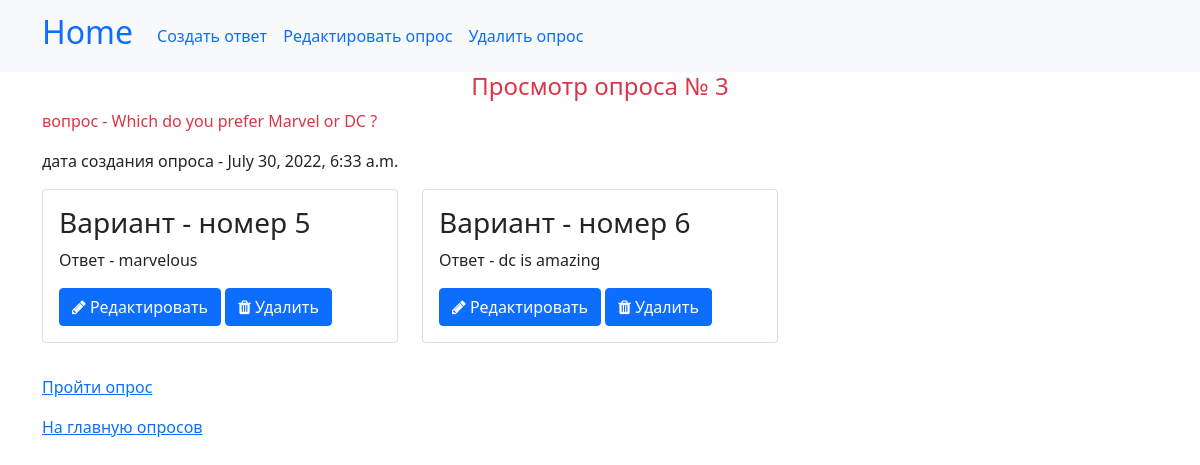
Screenshot of /polls/3/view with the database file from the repository.
### interview/models.py (models this page shows, shortened)
class BaseModel(models.Model):
    created_at = models.DateTimeField(auto_now_add=True, verbose_name="Дата и время создания")
    class Meta:
        abstract=True

class Poll(BaseModel):
    question = models.TextField(max_length=500, null=False, blank=False, verbose_name="Вопрос")
    class Meta:
        db_table = "questions"
        verbose_name = "Вопрос"
        verbose_name_plural = "Вопросы"

class Choice(models.Model):
    variant = models.TextField(max_length=1000, null=False, blank=False, verbose_name="Текст варианта")
    poll = models.ForeignKey("interview.Poll", on_delete=models.CASCADE, related_name="polls",
                                     verbose_name="Опрос",)
    class Meta:
        db_table = "variant"
        verbose_name = "Вариант"
        verbose_name_plural = "Варианты"

### interview/views/qu_views.py (the view)
# urls.py: path('polls/<int:pk>/view', PollView.as_view(), name="poll-view"),
class PollView(DetailView):
    template_name = "questions/poll.html"
    model = Poll

### interview/templates/questions/poll.html (shortened to what this page needs)
{% extends "base.html" %}
{% load static %}
{% block nav %}
        <a class="nav-link" href="{% url "a-create" poll.pk%}">Создать ответ</a>
        <a class="nav-link" href="{% url "poll-update" poll.pk %}">Редактировать опрос</a>
        <a class="nav-link" href="{% url "poll-delete" poll.pk %}">Удалить опрос</a>
{% endblock %}
{% block content %}
<h4 class="text-danger text-center">Просмотр опроса № {{ poll.id }}</h4>
    <p class="text-danger">вопрос - {{ poll.question }}</p>
    <p>дата создания опроса - {{ poll.created_at }}</p>
   <div class="row">
        {% for poll in poll.polls.all %}
            <div class="col-12 col-md-6 col-lg-4">
                <div class="card mb-3">
                    <div class="card-body">
                        <h3>Вариант - номер {{ poll.id }} </h3>
                        <p>Ответ - {{ poll.variant }}</p>
                        <a class="btn btn btn-primary" href="{% url "a-update" poll.pk %}" role="button"><i class="fa fa-pencil"></i> Редактировать</a>
                   <a class="btn btn btn-primary" href="{% url "a-delete" poll.pk%}" role="button"><i class="fa fa-trash"></i> Удалить</a>
                    </div>
                </div>
            </div>
        {% endfor %}
    </div>
<p><a href="{% url "answering"%}">Пройти опрос</a></p>
<a href="{% url "polls" %}">На главную опросов</a>
{% endblock %}

### rows the page displays
Poll: id "3", question "Which do you prefer Marvel or DC ?", created_at "July 30, 2022, 6:33 a.m."
Choice: id "5", variant "marvelous"
Choice: id "6", variant "dc is amazing"
